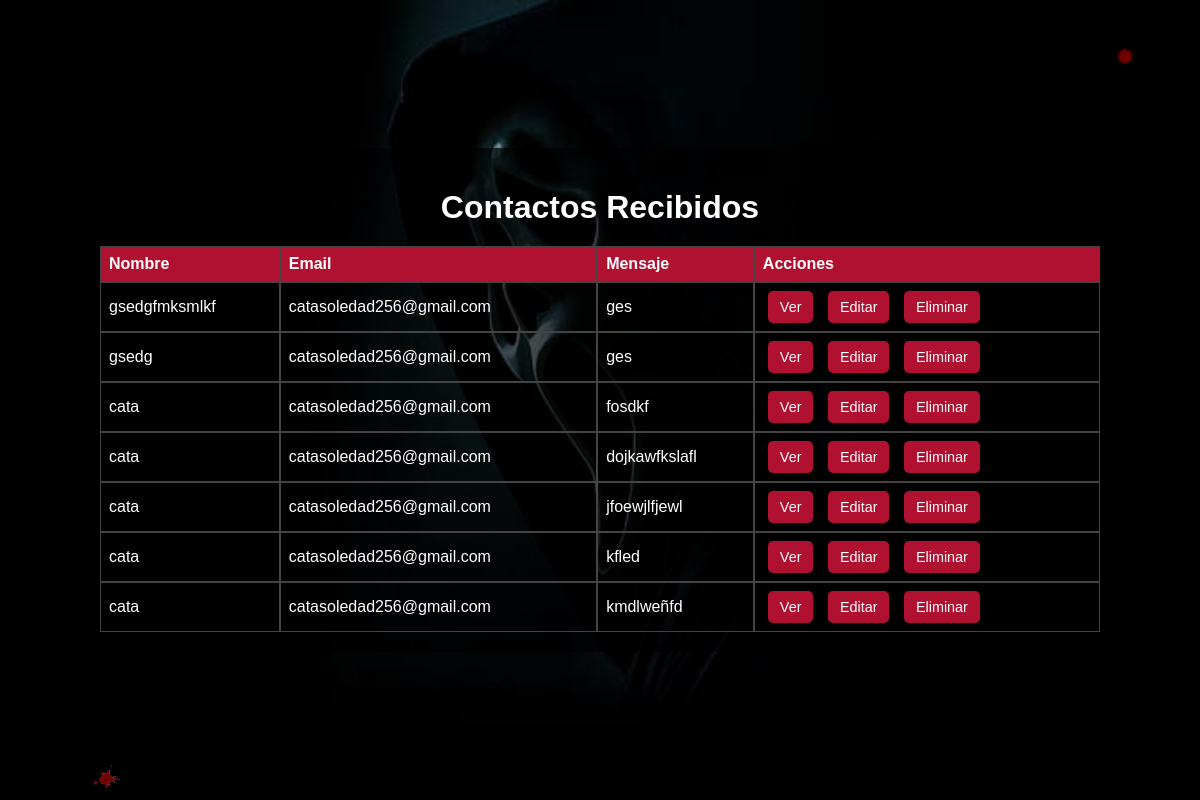
The app's page /contacto/ (signed in) with its own data.
### store/models.py (models this page shows, shortened)
class Contacto(models.Model):
    nombre = models.CharField(max_length=100)
    email = models.EmailField()
    mensaje = models.TextField()  # Campo para el mensaje original
    mensaje_cifrado = models.TextField()  # Campo para almacenar el mensaje cifrado
    fecha = models.DateTimeField(auto_now_add=True)  # Añade el campo de fecha
    class Meta:
        verbose_name = 'Contacto'
        verbose_name_plural = 'Contactos'

### store/views.py (the view)
# urls.py: path('contacto/', views.contacto_lista, name='contacto_lista'),
@login_required
def contacto_lista(request):
    contactos = Contacto.objects.all()
    return render(request, 'contacto_lista.html', {'contactos': contactos})

### store/templates/contacto_lista.html (shortened to what this page needs)
{% extends 'base_generic.html' %}
{% load static %}
    {% block content %}
    <img src="{% static 'img/blood.gif' %}" class="top-right-gif" alt="Top Right GIF">
    <img src="{% static 'img/blooood.gif' %}" class="bottom-left-gif" alt="Bottom Left GIF">
    <div class="content-container">
        <h1>Contactos Recibidos</h1>
        <table>
            <thead>
                <tr>
                    <th>Nombre</th>
                    <th>Email</th>
                    <th>Mensaje</th>
                    <th>Acciones</th>
                </tr>
            </thead>
            <tbody>
                {% for contacto in contactos %}
                <tr>
                    <td>{{ contacto.nombre }}</td>
                    <td>{{ contacto.email }}</td>
                    <td>{{ contacto.mensaje }}</td>
                    <td>
                        <a href="{% url 'contacto_detalle' contacto.pk %}" class="btn-action ver">Ver</a>
                        <a href="{% url 'contacto_editar' contacto.pk %}" class="btn-action editar">Editar</a>
                        <a href="{% url 'contacto_eliminar' contacto.pk %}" class="btn-action eliminar" onclick="return confirm('¿Estás seguro de eliminar este contacto?');">Eliminar</a>
                    </td>
                </tr>
                {% endfor %}
            </tbody>
        </table>
    </div>
    {% endblock %}

### store/templates/base_generic.html (shortened to what this page needs)
{% load static %}
<!DOCTYPE html>
<html lang="es">
<head>
    <link rel="stylesheet" href="{% static 'css/styles.css' %}">
    <link rel="stylesheet" href="{% static 'css/styles2.css' %}">
</head>
<body>
    {% block content %}
    {% endblock %}
</body>
</html>

### store/static/css/styles.css (style rules this page uses)
:root { --color1: #b11131; --color2: #882828; --color3: #000000; --color4: #000000; --color5: #fefefe; }

### store/static/css/styles2.css (style rules this page uses)
html, body { height: 100%; margin: 0; }

### records on screen
Contacto: nombre "gsedgfmksmlkf", email "catasoledad256@gmail.com", mensaje "ges"
Contacto: nombre "gsedg", email "catasoledad256@gmail.com", mensaje "ges"
Contacto: nombre "cata", email "catasoledad256@gmail.com", mensaje "fosdkf"
Contacto: nombre "cata", email "catasoledad256@gmail.com", mensaje "dojkawfkslafl"
Contacto: nombre "cata", email "catasoledad256@gmail.com", mensaje "jfoewjlfjewl"
Contacto: nombre "cata", email "catasoledad256@gmail.com", mensaje "kfled"
Contacto: nombre "cata", email "catasoledad256@gmail.com", mensaje "kmdlweñfd"
